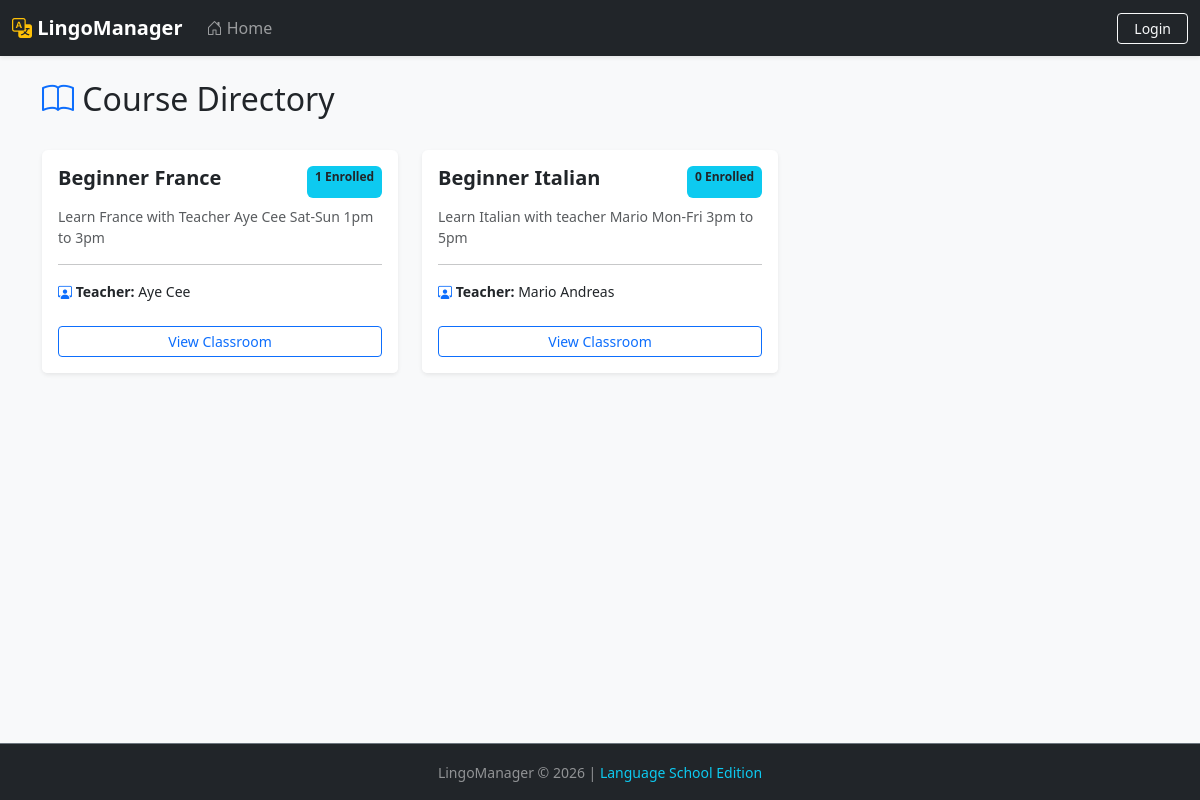
Screenshot of /courselist/ with the database file from the repository.
### Core/models.py (models this page shows, shortened)
class Course(models.Model):
    id = models.AutoField(primary_key=True)
    name = models.CharField(max_length=100)
    description = models.TextField(max_length=500, blank=True, null=True)
    teacher = models.ForeignKey(Teacher, on_delete=models.CASCADE,default= None, related_name='courses')
    students = models.ManyToManyField(Student, blank=True , related_name='courses')
    created_date = models.DateField(auto_now_add=True)
    start_date = models.DateField(blank=True, null=True)
    end_date = models.DateField(blank=True, null=True)

class Teacher(models.Model):
    user = models.OneToOneField(User, on_delete=models.CASCADE)
    fname = models.CharField(max_length=100)
    lname = models.CharField(max_length=100)
    email = models.EmailField(unique=True)
    subject = models.CharField(max_length=100)
    hired_date = models.DateField(auto_now_add=True)
    is_active = models.BooleanField(default=True)
    def full_name(self):
        return f"{self.fname} {self.lname}"

### Core/views.py (the view)
# urls.py: path('courselist/', views.CourseList, name='course_list'),
def CourseList(request):
    courses = Course.objects.all()
    return render(request, 'courselist.html', {'courses': courses})

### Core/templates/courselist.html (shortened to what this page needs)
{% extends "base.html" %}
{% block content %}
<div class="d-flex justify-content-between align-items-center mb-4">
    <h2><i class="bi bi-book text-primary"></i> Course Directory</h2>
</div>
<div class="row">
    {% for course in courses %}
    <div class="col-md-4 mb-4">
        <div class="card h-100 shadow-sm border-0">
            <div class="card-body">
                <div class="d-flex justify-content-between">
                    <h5 class="card-title text-dark fw-bold">{{ course.name }}</h5>
                    <span class="badge bg-info text-dark">{{ course.students.count }} Enrolled</span>
                </div>
                <p class="card-text text-muted small mt-2">{{ course.description|truncatewords:20 }}</p>
                <hr>
                <div class="small">
                    <i class="bi bi-person-workspace text-primary"></i>
                    <strong>Teacher:</strong> {{ course.teacher.full_name|default:"TBA" }}
                </div>
            </div>
            <div class="card-footer bg-white border-0 pb-3">
                <a href="{% url 'course_details' course.id %}" class="btn btn-outline-primary btn-sm w-100">View Classroom</a>
            </div>
        </div>
    </div>
    {% empty %}
    <div class="col-12 text-center py-5">
        <p class="text-muted">No courses are currently available.</p>
    </div>
    {% endfor %}
</div>
{% endblock %}

### Core/templates/base.html (shortened to what this page needs)
{% load static %}
<!DOCTYPE html>
<html lang="en">
<head>
    <link href="https://cdn.jsdelivr.net/npm/bootstrap@5.3.0/dist/css/bootstrap.min.css" rel="stylesheet">
    <link rel="stylesheet" href="https://cdn.jsdelivr.net/npm/bootstrap-icons@1.10.5/font/bootstrap-icons.css">
    <link rel="stylesheet" href="{% static 'Core/css/styles.css' %}">
</head>
<body class="d-flex flex-column min-vh-100 bg-light">
    <nav class="navbar navbar-expand-lg navbar-dark bg-dark shadow-sm">
        <div class="container-fluid">
            <a class="navbar-brand fw-bold" href="{% url 'home' %}">
                <i class="bi bi-translate text-warning"></i> LingoManager
            </a>
            <div class="collapse navbar-collapse" id="navbarNav">
                <ul class="navbar-nav me-auto">
                    <li class="nav-item">
                        <a class="nav-link {% if request.resolver_match.url_name == 'home' %}active{% endif %}" href="{% url 'home' %}">
                            <i class="bi bi-house-door"></i> Home
                        </a>
                    </li>
                </ul>
                <ul class="navbar-nav">
                    {% if user.is_authenticated %}
                    <li class="nav-item dropdown">
                        <a class="nav-link dropdown-toggle" href="#" role="button" data-bs-toggle="dropdown">
                            <i class="bi bi-person-circle"></i> {{ user.username|title }}
                        </a>
                        <ul class="dropdown-menu dropdown-menu-end shadow">
                            {% if user.is_superuser %}
                            <li>
                                <a class="dropdown-item fw-bold text-primary" href="{% url 'admin:index' %}">
                                    <i class="bi bi-shield-lock"></i> Admin Dashboard
                                </a>
                            </li>
                            <li><hr class="dropdown-divider"></li>
                            {% endif %}
                            {% if user.student %}
                            <li><a class="dropdown-item" href="{% url 'student_details' user.student.id %}"><i class="bi bi-person"></i>My details</a></li>
                            <li><hr class="dropdown-divider"></li>
                            {% endif %}
                            <li>
                                <form action="{% url 'logout' %}" method="post" class="px-3">
                                    {% csrf_token %}
                                    <button type="submit" class="btn btn-danger btn-sm w-100">
                                        <i class="bi bi-box-arrow-right"></i> Logout
                                    </button>
                                </form>
                            </li>
                        </ul>
                    </li>
                    {% else %}
                    <li class="nav-item">
                        <a class="btn btn-outline-light btn-sm px-3" href="{% url 'login' %}">Login</a>
                    </li>
                    {% endif %}
                </ul>
            </div>
        </div>
    </nav>
    <main class="flex-grow-1">
        <div class="container py-4">
            {% block content %}{% endblock %}
        </div>
    </main>
    <footer class="bg-dark text-white-50 mt-auto py-3 border-top border-secondary">
        <div class="container text-center">
            <small>LingoManager &copy; {% now "Y" %} | <span class="text-info">Language School Edition</span></small>
        </div>
    </footer>
</body>
</html>

### Core/static/css/styles.css (style rules this page uses)
.card { transition: transform 0.2s ease, box-shadow 0.2s ease; }
.btn, .nav-link, .card { transition: all 0.2s ease; }

### rows the page displays
Course: name "Beginner France", students.count "1", description "Learn France with Teacher Aye Cee Sat-Sun 1pm to 3pm", teacher.full_name "Aye Cee"
Course: name "Beginner Italian", students.count "0", description "Learn Italian with teacher Mario Mon-Fri 3pm to 5pm", teacher.full_name "Mario Andreas"
